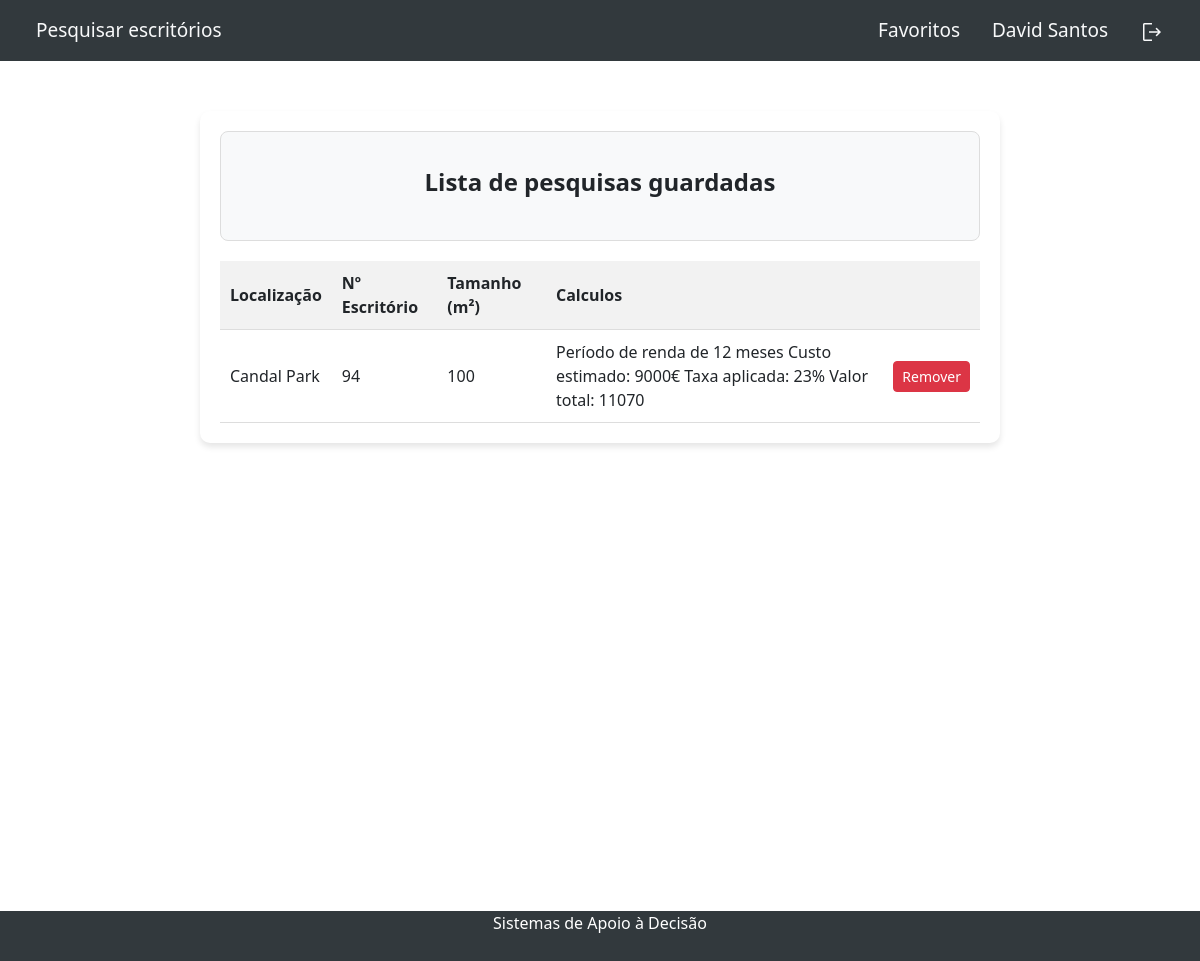
The app's page /index.php?page=favourites (signed in) with its own data.
### tables this page shows
CREATE TABLE `favoritos` (
  `ID` int(11) NOT NULL,
  `IDEscritorio` int(11) NOT NULL,
  `IDUtilizador` int(11) NOT NULL,
  `Calculos` varchar(255) NOT NULL
);

CREATE TABLE `incubadora` (
  `ID` int(11) NOT NULL,
  `Nome` varchar(50) NOT NULL,
  `Latitude` double NOT NULL,
  `Longitude` double NOT NULL,
  `Contacto` int(9) NOT NULL,
  `Email` varchar(100) NOT NULL,
  `NumEscritorios` varchar(6) NOT NULL
);

CREATE TABLE `escritorio` (
  `ID` int(11) NOT NULL,
  `IDIncubadora` int(11) NOT NULL,
  `Tamanho` float NOT NULL,
  `Preco` float NOT NULL,
  `Disponibilidade` tinyint(1) NOT NULL DEFAULT 1,
  `Numero` int(11) NOT NULL
);

### pages/favourites.php (the view, shortened to what this page needs)
<?php
$userId = $_SESSION['user_id'];
require_once 'config.php';
try {
    $pdo = new PDO("mysql:host=$_dbhost;dbname=$_dbname", $_dbusername, $_dbpassword);
    $pdo->setAttribute(PDO::ATTR_ERRMODE, PDO::ERRMODE_EXCEPTION);
    $stmt = $pdo->prepare("
        SELECT
        e.Numero AS numero,
        e.Tamanho AS tamanho,
        i.Nome AS incubadora,
        f.Calculos AS calculos,
        f.ID
        FROM favoritos f
        LEFT JOIN escritorio e ON f.IDEscritorio = e.ID
        LEFT JOIN incubadora i ON e.ID = i.ID
        WHERE f.IDUtilizador = :userId;
    ");
    $stmt->execute(['userId' => $userId]);
    $favorites = $stmt->fetchAll(PDO::FETCH_ASSOC);
} catch (PDOException $e) {
    $error = "Erro ao carregar favoritos: " . $e->getMessage();
    $favorites = [];
}
?>
<!DOCTYPE html>
<html lang="en">
<head>
</head>
<body>
    <div class="profile_content">
        <div class="card">
            <div class="card-body">
                <h5 class="card-title">Lista de pesquisas guardadas</h5>
            </div>
        </div>
        <?php if (!empty($favorites)): ?>
            <table>
                <thead>
                    <tr>
                        <th>Localização</th>
                        <th>Nº Escritório</th>
                        <th>Tamanho (m²)</th>
                        <th>Calculos</th>
                        <th></th>
                    </tr>
                </thead>
                <tbody>
                    <?php foreach ($favorites as $favorite): ?>
                        <tr>
                            <td><?= htmlspecialchars($favorite['incubadora']); ?></td>
                            <td><?= htmlspecialchars($favorite['numero']); ?></td>
                            <td><?= htmlspecialchars($favorite['tamanho']); ?></td>
                            <td><?= htmlspecialchars($favorite['calculos']); ?></td>
                            <td>
                                <form method="POST" action="PHP/del_favorito.php">
                                    <button type="submit" name="removeFavorite" class="btn btn-danger btn-sm">Remover</button>
                                </form>
                            </td>
                        </tr>
                    <?php endforeach; ?>
                </tbody>
            </table>
        <?php else: ?>
            <p>Você não tem escritórios favoritos no momento.</p>
        <?php endif; ?>
    </div>
</body>
</html>

### include/css/style.css (style rules this page uses)
html { scroll-behavior: auto; width: 100vw; min-height: 100vh; overflow-x: hidden; margin: 0; padding: 0; background-color: rgb(41, 41, 41); display: flex; flex-direction: column; align-items: center; justify-content: center; }

### pages/favourites.php (style rules this page uses)
.profile_content { max-width: 800px; margin: 0 auto; text-align: center; padding: 20px; background: white; border-radius: 10px; box-shadow: 0px 4px 6px rgba(0, 0, 0, 0.1); }
.card { margin-bottom: 20px; background-color: #f8f9fa; padding: 20px; border: 1px solid #ddd; border-radius: 8px; }
.card-title { font-size: 24px; font-weight: bold; }
table { width: 100%; border-collapse: collapse; margin-top: 20px; }
th, td { padding: 10px; text-align: left; border-bottom: 1px solid #ddd; }
th { background-color: #f2f2f2; font-weight: bold; }

### records on screen
favoritos: incubadora.Nome "Candal Park", IDEscritorio.Numero "94", IDEscritorio.Tamanho "100", Calculos "Período de renda de 12 meses Custo estimado: 9000€ Taxa aplicada: 23% Valor total: 11070"

### other values on screen
$_SESSION['username'] "David Santos"
